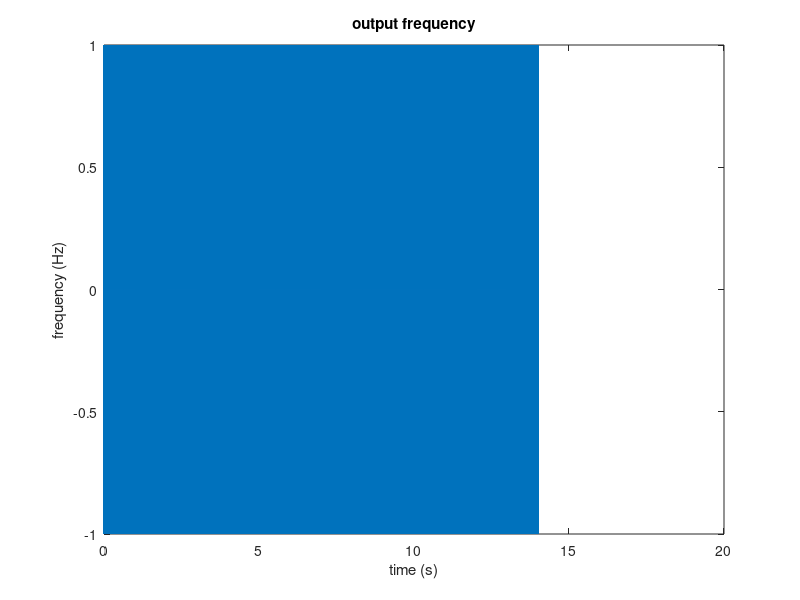

MATLAB code to generate this figure: (Note: a time limit stopped this script after it produced the figure.)
%% Sending data packet
% data frame information
bit_duration = 1; % s

% high = 1 bit, low = 0 bit
hf = 17000;
lf = 15000;
% sampling rate * oversample
fs = 16*hf;

preamble = [1, 0, 1];
header = [0, 0, 1];
data = [1, 0, 1, 1, 1, 0, 1, 0];

packet = [preamble, header, data];

% convert into frequencies (Hz)
packet = ( abs(hf - lf) .* packet ) + lf;

ff = zeros(1, round(fs*bit_duration)*length(packet));

phase = 0;

for i = 1:length(packet)
    % for each data bit, transmit the corrisponding frequency for T seconds
    t = 0:1/fs:bit_duration;
    f = sin(2*pi*packet(i).*t + phase);
    
    % old phase is old phase plus new component (at end of sin wave)
    phase = phase + 2*pi*packet(i)*bit_duration;
    
    % combine into total length plot
    start_leg = length(t)*(i-1) + 1; % sub 1 to start i from 0, add 1 to start from 1 again
    end_leg = length(t)*(i);
    ff(start_leg:end_leg) = f;
        
end

% output audio
sound(ff, fs)


%% Plots of data

tt = (1:length(ff)).*(1/fs);

figure
plot(tt, ff)
title('output frequency')
xlabel('time (s)')
ylabel('frequency (Hz)')

FF = fftshift(fft(ff));
nn = (-length(FF)/2:length(FF)/2-1)/length(FF);

figure
subplot(2,1,1)
plot(nn, abs(FF))
title('FFT plot, with shift')
xlabel('Normalized frequency')
ylabel('|DFT values|')

power = FF.*conj(FF)/(length(FF)*length(ff));

subplot(2,1,2)
plot((nn.*fs), 10*log10(power))
title('FFT plot, with shift')
xlabel('Frequency (Hz)')
ylabel('Power (dB)')



%%
